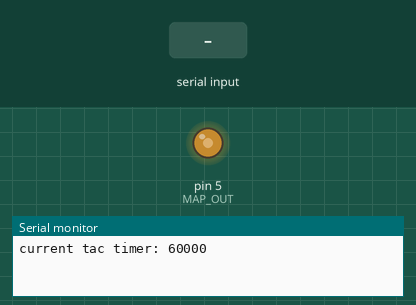
Bench run of a sketch on a simulated Arduino Uno, built with avr-gcc and run on an emulated ATmega328P. Parts: output pins drawn as LEDs (lit = HIGH), the last lines printed to the serial monitor. The inputs (shaded band) are chosen by the test bench. Random numbers use the default seed unless the sketch sets one; pins used as bus, display or sensor lines are not drawn.

Above: at 1.2 s.
1.3 s: "a" received over Serial
At 1.8 s:
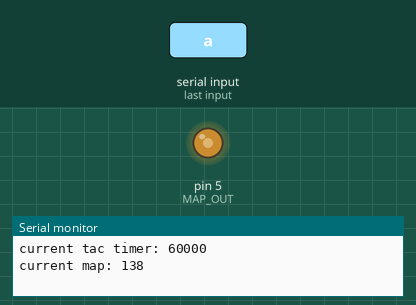
2.8 s: "z" received over Serial
At 4.2 s:
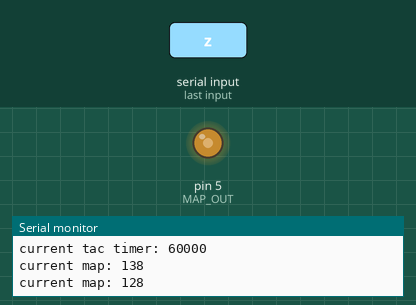
Timing chart, 0 to 5.8 s (numbered marks = the images above; inputs shaded):
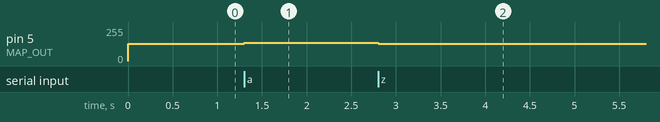

Measured:
- after the input at 1.3 s, pin 5 (MAP_OUT): 128/255 → 138/255 at once
- after the input at 2.8 s, pin 5 (MAP_OUT): 138/255 → 128/255 at once

The sketch:

virtual_engine.ino
```cpp
#include <TimerOne.h>
/*
The virtual Honda engine
 */

#define TAC_OUT 13
#define MAP_OUT 5

#define FUEL_IN 3
#define SPARK_IN 2


#define TAC_TIMER Timer1

#define TOOTH_COUNT 1

#define TAC_DEVIATION 0.05f;

volatile int currTooth;

volatile unsigned int mapVal;

volatile unsigned int tacTimer;

volatile unsigned int currSparkTime;
volatile unsigned int oldSparkTime;

volatile int printSpark;

void setup() {
   Serial.begin(115200);
   pinMode(TAC_OUT, OUTPUT);
   pinMode(MAP_OUT, OUTPUT);

   mapVal = 128;
   printSpark = 0;
   tacTimer = 60000/TOOTH_COUNT;
   Serial.print("current tac timer: ");
   Serial.println(tacTimer);

   currTooth = 0;

   //attachInterrupt(0, spark, FALLING);

   TAC_TIMER.initialize(tacTimer);
   TAC_TIMER.attachInterrupt(tacSignal);
   TAC_TIMER.start();

   analogWrite(MAP_OUT, mapVal);
}


void loop() {
   static char input;
   if (Serial.available() > 0) {
      input = Serial.read();
      if (input == 'a')
         increaseMAP();
      if (input == 'z')
         decreaseMAP();
      if (input == '-')
         decreaseRPM();
      if (input == '+')
         increaseRPM();
   }
}

// send tac signals
void tacSignal() {
   int deviation = tacTimer * TAC_DEVIATION;
   TAC_TIMER.setPeriod(tacTimer + random(-1*deviation,deviation));
   //if(++currTooth % TOOTH_COUNT) {
      digitalWrite(TAC_OUT, HIGH);
      delayMicroseconds(100);
      digitalWrite(TAC_OUT, LOW);
   //}
}

void increaseMAP() {
   if (mapVal < 246) {
      mapVal += 10;
      analogWrite(MAP_OUT, mapVal);
      Serial.print("current map: ");
      Serial.println(mapVal);
   }
}

void decreaseMAP() {
   if (mapVal > 9) {
      mapVal -= 10;
      analogWrite(MAP_OUT, mapVal);
      Serial.print("current map: ");
      Serial.println(mapVal);
   }
}

void increaseRPM() {
   if(tacTimer>400)
      tacTimer*=(float)5/6;
   TAC_TIMER.setPeriod(tacTimer);
   Serial.print("current tac timer: ");
   Serial.println(tacTimer);
}

void decreaseRPM() {
   if(tacTimer<15000)
      tacTimer*=(float)7/6;
   TAC_TIMER.setPeriod(tacTimer);
   Serial.print("current tac timer: ");
   Serial.println(tacTimer);
}

void spark() {
   oldSparkTime = currSparkTime;
   currSparkTime = micros();
   printSpark++;
}
```
